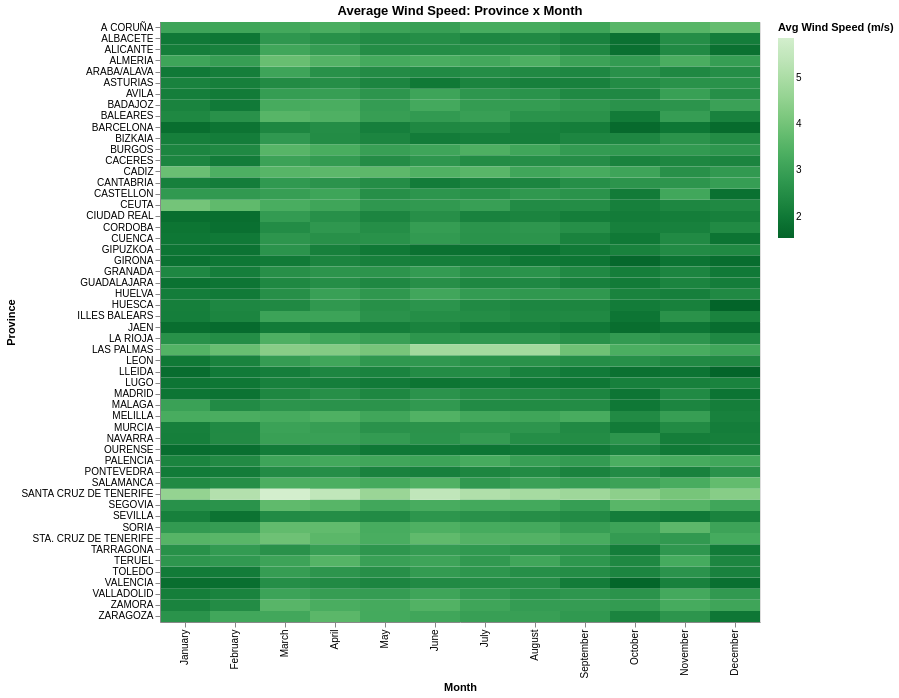

Notebook code cell kept with this figure:
### Markdown cell above
### 1.3. Mapa de calor — Velocidad del viento media: provincia × mes

**Tipo:** Mapa de calor (heatmap)
**Datos:** Velocidad del viento promedio por provincia y mes

### Code cell
heatmap_viento_mean = (df
    .group_by(["provincia", "mes"])
    .agg(pl.col("velocidad_viento_media").mean().alias("viento_mean"))
    .with_columns(pl.col("mes").cast(pl.Enum(month_order)))
    .sort("mes")
    .to_pandas()
)

alt.Chart(heatmap_viento_mean).mark_rect().encode(
    x=alt.X("mes:N", title="Month", sort=list(month_order)),
    y=alt.Y("provincia:N", title="Province"),
    color=alt.Color("viento_mean:Q", title="Avg Wind Speed (m/s)",
                    scale=alt.Scale(scheme="greens", reverse=True)),
    tooltip=["provincia", "mes", alt.Tooltip("viento_mean", format=".1f")]
).properties(
    title="Average Wind Speed: Province x Month",
    width=600,
    height=600
).interactive().show()

### Figure 1 — Vega specification as saved in the notebook (floating-point values rounded to 4 significant figures; data arrays with more than 128 entries replaced by an {"elided": "..."} marker saying what was removed)
{"$schema": "https://vega.github.io/schema/vega/v6.json", "data": [{"name": "param_1e9efca18e7a2868_store"}, {"name": "source_0"}, {"name": "data_0", "values": {"elided": "648 records"}}, {"name": "source_0_x_domain_mes", "values": [{"mes": "January", "sort_field": 12.0}, {"mes": "February", "sort_field": 12.0}, {"mes": "March", "sort_field": 12.0}, {"mes": "April", "sort_field": 12.0}, {"mes": "May", "sort_field": 12.0}, {"mes": "June", "sort_field": 12.0}, {"mes": "July", "sort_field": 12.0}, {"mes": "August", "sort_field": 12.0}, {"mes": "September", "sort_field": 12.0}, {"mes": "October", "sort_field": 12.0}, {"mes": "November", "sort_field": 12.0}, {"mes": "December", "sort_field": 12.0}]}, {"name": "data_0_y_domain_provincia", "values": [{"provincia": "A CORUÑA"}, {"provincia": "AVILA"}, {"provincia": "LUGO"}, {"provincia": "GIRONA"}, {"provincia": "TARRAGONA"}, {"provincia": "ALICANTE"}, {"provincia": "ASTURIAS"}, {"provincia": "GIPUZKOA"}, {"provincia": "CEUTA"}, {"provincia": "BARCELONA"}, {"provincia": "BADAJOZ"}, {"provincia": "HUESCA"}, {"provincia": "ZARAGOZA"}, {"provincia": "ALMERIA"}, {"provincia": "MELILLA"}, {"provincia": "PALENCIA"}, {"provincia": "SANTA CRUZ DE TENERIFE"}, {"provincia": "STA. CRUZ DE TENERIFE"}, {"provincia": "ILLES BALEARS"}, {"provincia": "PONTEVEDRA"}, {"provincia": "CIUDAD REAL"}, {"provincia": "BIZKAIA"}, {"provincia": "TOLEDO"}, {"provincia": "HUELVA"}, {"provincia": "GUADALAJARA"}, {"provincia": "VALLADOLID"}, {"provincia": "CUENCA"}, {"provincia": "TERUEL"}, {"provincia": "CACERES"}, {"provincia": "BURGOS"}, {"provincia": "MURCIA"}, {"provincia": "SEVILLA"}, {"provincia": "SALAMANCA"}, {"provincia": "LAS PALMAS"}, {"provincia": "SORIA"}, {"provincia": "LEON"}, {"provincia": "LA RIOJA"}, {"provincia": "JAEN"}, {"provincia": "CADIZ"}, {"provincia": "OURENSE"}, {"provincia": "ZAMORA"}, {"provincia": "CASTELLON"}, {"provincia": "VALENCIA"}, {"provincia": "NAVARRA"}, {"provincia": "MADRID"}, {"provincia": "LLEIDA"}, {"provincia": "CANTABRIA"}, {"provincia": "MALAGA"}, {"provincia": "ALBACETE"}, {"provincia": "SEGOVIA"}, {"provincia": "BALEARES"}, {"provincia": "GRANADA"}, {"provincia": "CORDOBA"}, {"provincia": "ARABA/ALAVA"}]}, {"name": "data_0_color_domain_viento_mean", "values": [{"min": 1.539, "max": 5.863}]}], "signals": [{"name": "unit", "value": {}, "on": [{"events": "pointermove", "update": "isTuple(group()) ? group() : unit"}]}, {"name": "param_1e9efca18e7a2868", "update": "vlSelectionResolve(\"param_1e9efca18e7a2868_store\", \"union\")"}, {"name": "param_1e9efca18e7a2868_mes", "on": [{"events": [{"source": "view", "type": "dblclick"}], "update": "null"}, {"events": {"signal": "param_1e9efca18e7a2868_translate_delta"}, "update": "panLinear(param_1e9efca18e7a2868_translate_anchor.extent_x, -param_1e9efca18e7a2868_translate_delta.x / width)"}, {"events": {"signal": "param_1e9efca18e7a2868_zoom_delta"}, "update": "zoomLinear(domain(\"x\"), param_1e9efca18e7a2868_zoom_anchor.x, param_1e9efca18e7a2868_zoom_delta)"}]}, {"name": "param_1e9efca18e7a2868_provincia", "on": [{"events": [{"source": "view", "type": "dblclick"}], "update": "null"}, {"events": {"signal": "param_1e9efca18e7a2868_translate_delta"}, "update": "panLinear(param_1e9efca18e7a2868_translate_anchor.extent_y, param_1e9efca18e7a2868_translate_delta.y / height)"}, {"events": {"signal": "param_1e9efca18e7a2868_zoom_delta"}, "update": "zoomLinear(domain(\"y\"), param_1e9efca18e7a2868_zoom_anchor.y, param_1e9efca18e7a2868_zoom_delta)"}]}, {"name": "param_1e9efca18e7a2868_tuple", "on": [{"events": [{"signal": "param_1e9efca18e7a2868_mes || param_1e9efca18e7a2868_provincia"}], "update": "param_1e9efca18e7a2868_mes && param_1e9efca18e7a2868_provincia ? {unit: \"\", fields: param_1e9efca18e7a2868_tuple_fields, values: [param_1e9efca18e7a2868_mes,param_1e9efca18e7a2868_provincia]} : null"}]}, {"name": "param_1e9efca18e7a2868_tuple_fields", "value": [{"field": "mes", "channel": "x", "type": "E"}, {"field": "provincia", "channel": "y", "type": "E"}]}, {"name": "param_1e9efca18e7a2868_translate_anchor", "value": {}, "on": [{"events": [{"source": "scope", "type": "pointerdown"}], "update": "{x: x(unit), y: y(unit), extent_x: domain(\"x\"), extent_y: domain(\"y\")}"}]}, {"name": "param_1e9efca18e7a2868_translate_delta", "value": {}, "on": [{"events": [{"source": "window", "between": [{"source": "scope", "type": "pointerdown"}, {"source": "window", "type": "pointerup"}], "consume": true, "type": "pointermove"}], "update": "{x: param_1e9efca18e7a2868_translate_anchor.x - x(unit), y: param_1e9efca18e7a2868_translate_anchor.y - y(unit)}"}]}, {"name": "param_1e9efca18e7a2868_zoom_anchor", "on": [{"events": [{"source": "scope", "consume": true, "type": "wheel"}], "update": "{x: invert(\"x\", x(unit)), y: invert(\"y\", y(unit))}"}]}, {"name": "param_1e9efca18e7a2868_zoom_delta", "on": [{"events": [{"source": "scope", "type": "wheel", "consume": true}], "update": "pow(1.001, event.deltaY * pow(16, event.deltaMode))", "force": true}]}, {"name": "param_1e9efca18e7a2868_modify", "on": [{"events": {"signal": "param_1e9efca18e7a2868_tuple"}, "update": "modify(\"param_1e9efca18e7a2868_store\", param_1e9efca18e7a2868_tuple, true)"}]}], "marks": [{"type": "rect", "name": "marks", "from": {"data": "data_0"}, "encode": {"update": {"tooltip": {"signal": "{\"provincia\": isValid(datum[\"provincia\"]) ? isArray(datum[\"provincia\"]) ? join(datum[\"provincia\"], '\\n') : datum[\"provincia\"] : \"\"+datum[\"provincia\"], \"mes\": isValid(datum[\"mes\"]) ? isArray(datum[\"mes\"]) ? join(datum[\"mes\"], '\\n') : datum[\"mes\"] : \"\"+datum[\"mes\"], \"viento_mean\": format(datum[\"viento_mean\"], \".1f\")}"}, "width": {"signal": "max(0.25, bandwidth('x'))"}, "y": {"field": "provincia", "scale": "y"}, "height": {"signal": "max(0.25, bandwidth('y'))"}, "x": {"field": "mes", "scale": "x"}, "fill": {"field": "viento_mean", "scale": "color"}}}, "style": ["rect"], "interactive": true}], "scales": [{"name": "x", "type": "band", "domain": {"data": "source_0_x_domain_mes", "field": "mes", "sort": {"op": "max", "field": "sort_field"}}, "range": [0, {"signal": "width"}], "paddingInner": 0, "paddingOuter": 0}, {"name": "y", "type": "band", "domain": {"data": "data_0_y_domain_provincia", "field": "provincia", "sort": true}, "range": [0, {"signal": "height"}], "paddingInner": 0, "paddingOuter": 0}, {"name": "color", "type": "linear", "domain": [{"signal": "(data(\"data_0_color_domain_viento_mean\")[0] || {}).min"}, {"signal": "(data(\"data_0_color_domain_viento_mean\")[0] || {}).max"}], "range": {"scheme": "greens"}, "reverse": true, "interpolate": "hcl", "zero": false}], "axes": [{"scale": "x", "grid": false, "orient": "bottom", "title": "Month", "labelAlign": "right", "labelBaseline": "middle", "labelAngle": 270, "zindex": 1}, {"scale": "y", "orient": "left", "title": "Province", "zindex": 1, "grid": false}], "title": {"text": "Average Wind Speed: Province x Month", "frame": "group"}, "style": "cell", "background": "white", "padding": 5, "width": 600, "height": 600, "legends": [{"title": "Avg Wind Speed (m/s)", "fill": "color", "gradientLength": {"signal": "clamp(height, 64, 200)"}}]}
